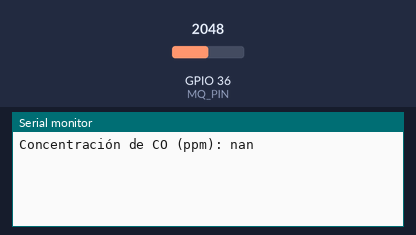
Recording of a sketch running on a simulated ESP32. On the bench: the last lines printed to the serial monitor. The inputs (shaded band) are chosen by the test bench; at power-on: GPIO 36 (MQ_PIN) = 2048.

Above: at 1.2 s.
1.3 s: GPIO 36 (MQ_PIN) set to 491
At 3.2 s:
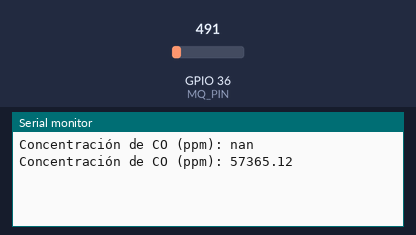
4.3 s: GPIO 36 (MQ_PIN) set to 0
At 5.5 s:
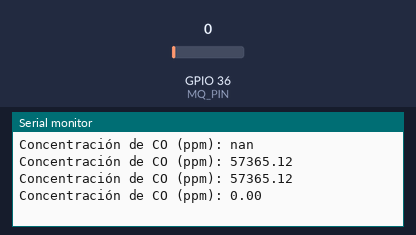

The sketch:

ppm.ino
```cpp
// Definir el pin analógico conectado al sensor MQ-9
const int MQ_PIN = A0;    // Pin del sensor
const int RL_VALUE = 5;    // Resistencia RL del módulo en Kilo ohms
const int R0 = 10;         // Resistencia R0 del sensor en Kilo ohms

// Datos de la curva de calibración
const float X0 = 200;
const float Y0 = 1.7;
const float X1 = 10000;
const float Y1 = 0.28;

// Puntos de la curva de concentración {X, Y}
const float punto0[] = { log10(X0), log10(Y0) };
const float punto1[] = { log10(X1), log10(Y1) };

// Calcular pendiente y coordenada de la curva
const float scope = (punto1[1] - punto0[1]) / (punto1[0] - punto0[0]);
const float coord = punto0[1] - punto0[0] * scope;

// Configuración inicial
void setup() {
  Serial.begin(9600);  // Inicializar comunicación serial
}

void loop() {
  // Leer la resistencia del sensor
  float rs_med = readMQ(MQ_PIN);   // Obtener la Rs promedio
  float concentration = getConcentration(rs_med / R0);  // Obtener la concentración de CO

  // Mostrar el valor de la concentración de CO en ppm por serial
  Serial.print("Concentración de CO (ppm): ");
  Serial.println(concentration);

  delay(1000);  // Esperar 1 segundo antes de la siguiente lectura
}

// Función para obtener la resistencia promedio en N muestras
float readMQ(int mq_pin) {
  float rs = 0;
  for (int i = 0; i < 5; i++) {  // Tomamos 5 muestras para promedio
    rs += getMQResistance(analogRead(mq_pin));
    delay(100);  // Tiempo entre lecturas (100 ms)
  }
  return rs / 5;  // Promedio de las resistencias
}

// Función para convertir la lectura analógica en resistencia
float getMQResistance(int raw_adc) {
  return (((float)RL_VALUE / 1000.0 * (1023 - raw_adc) / raw_adc));  // Cálculo de resistencia
}

// Función para calcular la concentración de CO en ppm
float getConcentration(float rs_ro_ratio) {
  return pow(10, coord + scope * log(rs_ro_ratio));  // Aplicar la fórmula de la curva de calibración
}
```

Measured:
- after the input at 1.3 s, the serial monitor: prints a new line after 0.70 s (image 1)
- after the input at 4.3 s, the serial monitor: prints a new line after 0.70 s (image 2)
